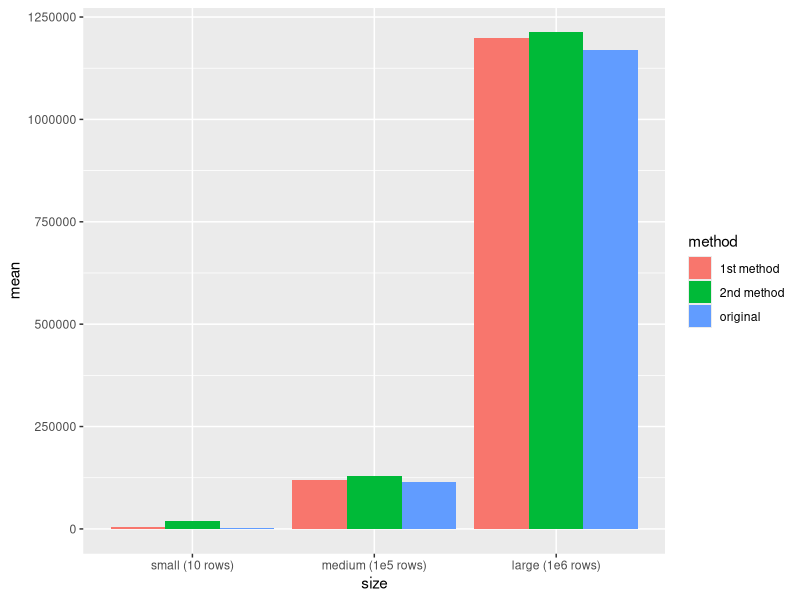
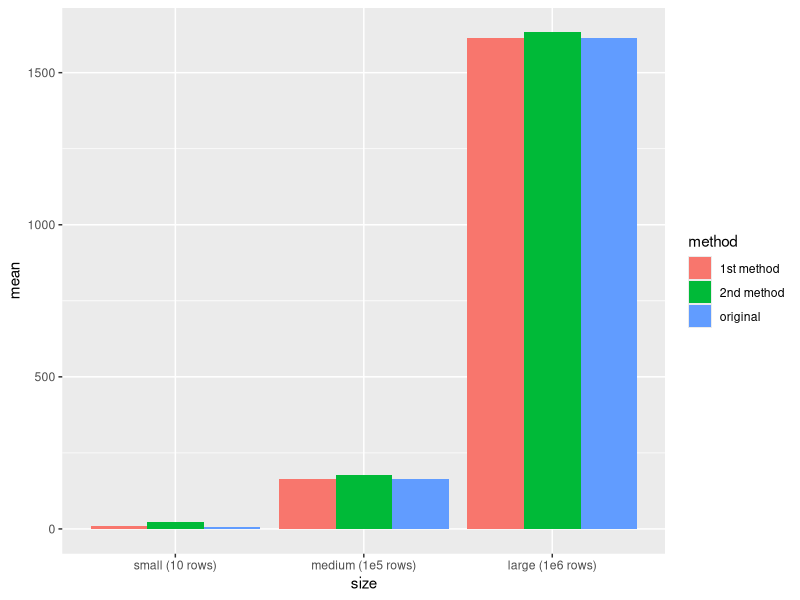
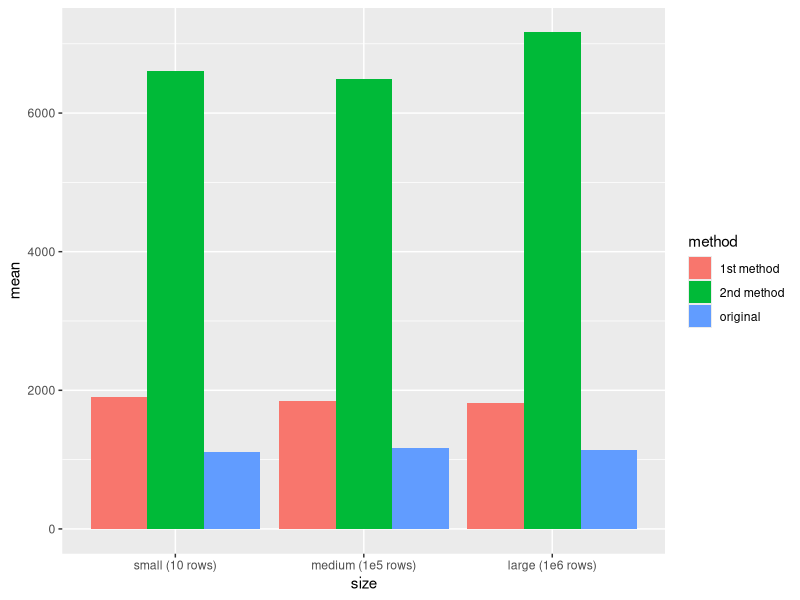
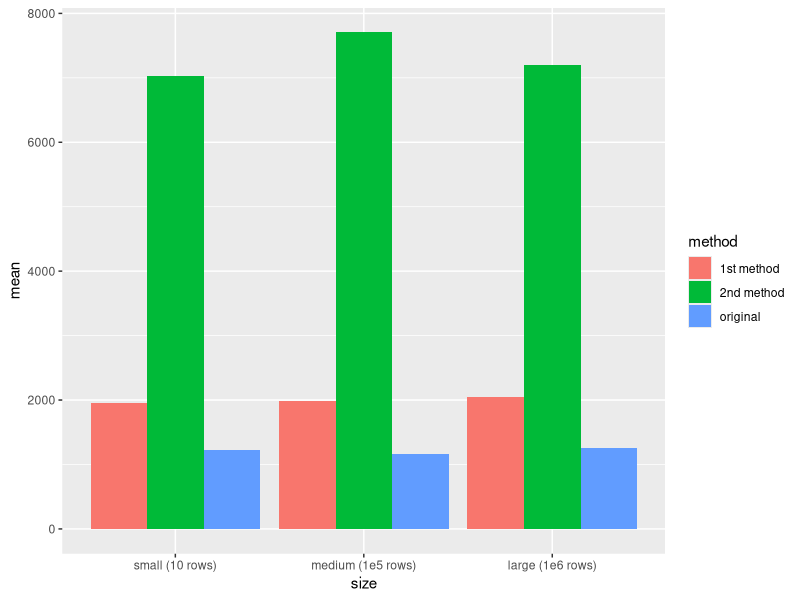

Write the R code that produced these figures, in order. (Note: a time limit stopped this script after it produced the figures.)
## ---- chunk 1
knitr::opts_chunk$set(echo = TRUE)
library(dplyr)
library(rlang)
library(microbenchmark)
library(ggplot2)
## ---- chunk 2
NSE_1 <- function(f) {
  function(x, ...) {
    eval(substitute(f(...)), x)
  }
}
## ---- chunk 3
NSE_2 <- function(f) {
  function(x, ...) {
    rlang::eval_tidy(rlang::expr(f(!!!rlang::exprs(...))), x)
  }
}
## ---- chunk 4
set.seed(1410)
generate_df <- function(n_row) {
  n_col <- 2
  data.frame(replicate(n_col,sample(0:1000,n_col*n_row,rep=TRUE)))
}
small_df <- generate_df(10)
medium_df <- generate_df(1e5)
large_df <- generate_df(1e6)
## ---- chunk 5
visualize <- function(mb) {
  size_levels <- c("small (10 rows)", "medium (1e5 rows)", "large (1e6 rows)")
  mb <- summary(mb) %>% mutate(
    size = rep(size_levels, each=3),
    method = rep(c("original", "1st method", "2nd method"), times=3)
  )
  mb$size = factor(mb$size, levels=size_levels)
  ggplot(mb, aes(fill=method, y=mean, x=size)) + 
    geom_bar(position="dodge", stat="identity")
}
## ---- chunk 6
min_1 <- NSE_1(min)
min_2 <- NSE_2(min)

min_mb <- microbenchmark(
  min(small_df$X1),
  min_1(small_df, X1),
  min_2(small_df, X1),
  min(medium_df$X1),
  min_1(medium_df, X1),
  min_2(medium_df, X1),
  min(large_df$X1),
  min_1(large_df, X1),
  min_2(large_df, X1)
)

visualize(min_mb)
## ---- chunk 7

mean_1 <- NSE_1(mean)
mean_2 <- NSE_2(mean)

mean_mb <- microbenchmark(
  mean(small_df$X1),
  mean_1(small_df, X1),
  mean_2(small_df, X1),
  mean(medium_df$X1),
  mean_1(medium_df, X1),
  mean_2(medium_df, X1),
  mean(large_df$X1),
  mean_1(large_df, X1),
  mean_2(large_df, X1)
)

visualize(mean_mb)
## ---- chunk 8

unlist_1 <- NSE_1(unlist)
unlist_2 <- NSE_2(unlist)
## ---- chunk 9
unlistT_mb <- microbenchmark(
  unlist(small_df$X1),
  unlist_1(small_df, X1),
  unlist_2(small_df, X1),
  unlist(medium_df$X1),
  unlist_1(medium_df, X1),
  unlist_2(medium_df, X1),
  unlist(large_df$X1),
  unlist_1(large_df, X1),
  unlist_2(large_df, X1)
)

visualize(unlistT_mb)
## ---- chunk 10
unlistF_mb <- microbenchmark(
  unlist(small_df$X1, use.names = FALSE),
  unlist_1(small_df, X1, use.names = FALSE),
  unlist_2(small_df, X1, use.names = FALSE),
  unlist(medium_df$X1, use.names = FALSE),
  unlist_1(medium_df, X1, use.names = FALSE),
  unlist_2(medium_df, X1, use.names = FALSE),
  unlist(large_df$X1, use.names = FALSE),
  unlist_1(large_df, X1, use.names = FALSE),
  unlist_2(large_df, X1, use.names = FALSE)
)

visualize(unlistF_mb)
## ---- chunk 11
lm_1 <- NSE_1(lm)
lm_2 <- NSE_2(lm)

lm_mb <- microbenchmark(
  lm(small_df, formula=X1~X2),
  lm_1(small_df, formula=X1~X2),
  lm_2(small_df, formula=X1~X2),
  lm(medium_df, formula=X1~X2),
  lm_1(medium_df, formula=X1~X2),
  lm_2(medium_df, formula=X1~X2),
  lm(large_df, formula=X1~X2),
  lm_1(large_df, formula=X1~X2),
  lm_2(large_df, formula=X1~X2)
)

visualize(lm_mb)
